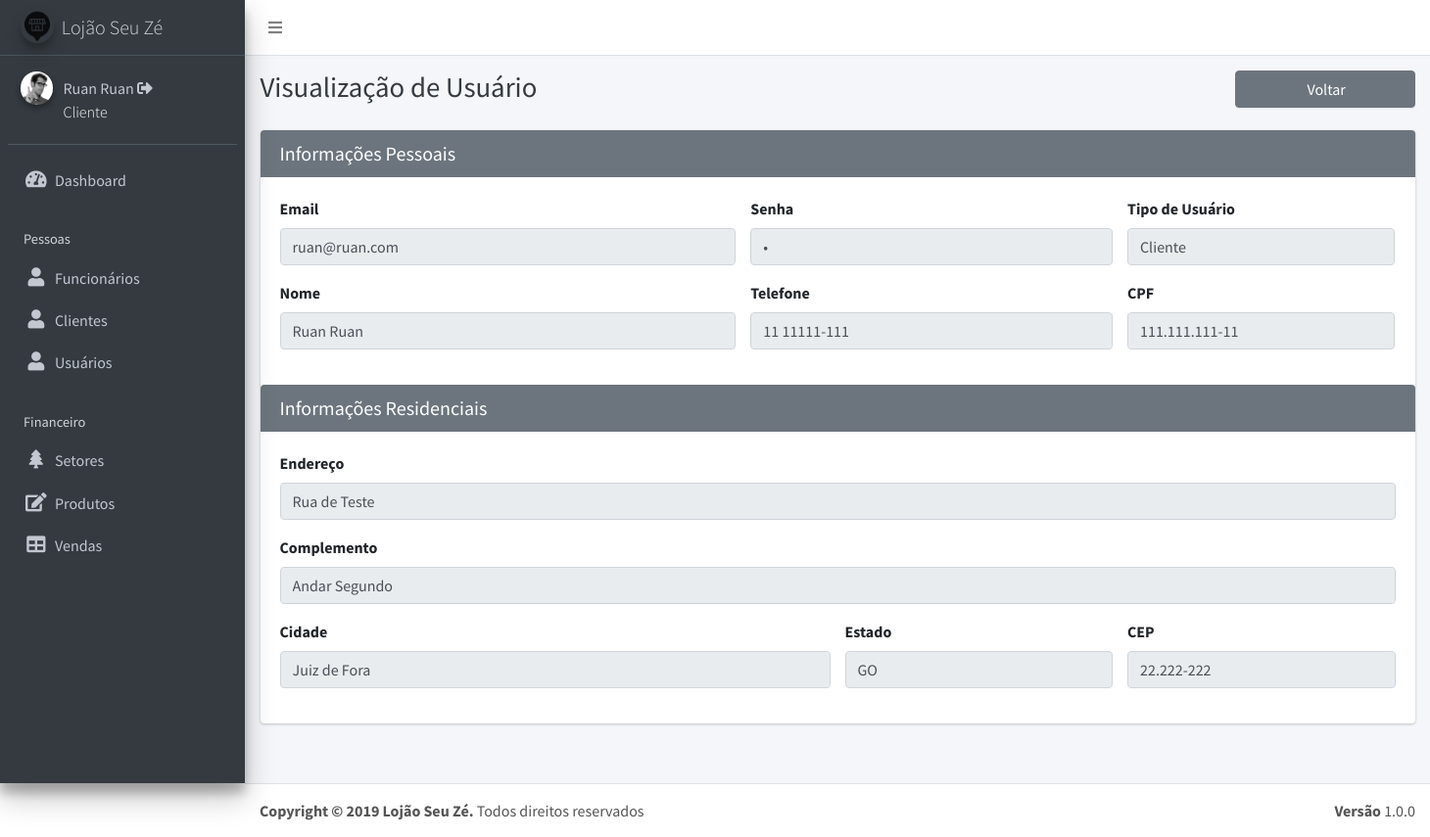
The app's page /viewUsuario.php?id=1 (signed in) with its own data.
### tables this page shows
CREATE TABLE `usuarios` (
  `id` int(11) NOT NULL,
  `email` varchar(20) NOT NULL,
  `senha` varchar(40) NOT NULL,
  `tipo` varchar(11) NOT NULL,
  `nome` varchar(50) NOT NULL,
  `telefone` varchar(12) NOT NULL,
  `cpf` varchar(14) NOT NULL,
  `endereco` varchar(40) NOT NULL,
  `complemento` varchar(40) DEFAULT NULL,
  `cidade` varchar(40) NOT NULL,
  `estado` varchar(40) NOT NULL,
  `cep` varchar(10) NOT NULL
);

### viewUsuario.php (the view, shortened to what this page needs)
<?php require ('header.php'); ?>
<?php require ('dashboard.php'); ?>
  <div class="content-wrapper">
    <div class="content-header">
      <div class="container-fluid">
        <div class="row mb-2">
          <div class="col-sm-6">
            <h1 class="m-0 text-dark">Visualização de Usuário</h1>
          </div>
          <div class="col-sm-4">
          </div>
          <div class="col-sm-2">
            <a href="listaUsuario.php"><button type="button" class="btn btn-block btn-secondary"><i class="nav-icon fa fa-back"></i> Voltar</button></a>
          </div>
        </div>
      </div>
    </div>
    <section class="content">
      <div class="container-fluid">
        <div class="row">
          <section class="col-lg-12 connectedSortable">
          <div class="card card-secondary">
              <div class="card-header">
                <h3 class="card-title">Informações Pessoais</h3>
              </div>
                <?php
                    $id = $_GET['id'];
                    $sql = "SELECT * FROM usuarios WHERE id = $id";
                    $result = $conexao->query($sql);
                    while($row = $result->fetch_assoc())
                    {
                ?>
              <form action="" method="POST" target="_self" role="form">
                <div class="card-body">
                  <div class="row">
                    <div class="form-group col-md-5">
                      <label for="exampleInputEmail1">Email</label>
                      <input type="email" name="email" class="form-control" id="exampleInputEmail1" placeholder="Digite o email" value="<?php echo $row['email'] ?>" disabled>
                    </div>
                    <div class="form-group col-md-4">
                      <label for="exampleInputPassword1">Senha</label>
                      <input type="password" name="senha" class="form-control" id="exampleInputPassword1" placeholder="Digite a senha" value="<?php echo $row['senha'] ?>" disabled>
                    </div>
                    <div class="form-group col-md-3">
                      <label>Tipo de Usuário</label>
                      <input type="text" name="tipo" class="form-control" id="exampleInputEmail1" value="<?php echo $row['tipo'] ?>" disabled>
                    </div>
                  </div>
                  <div class="row">
                    <div class="form-group col-md-5">
                      <label for="exampleInputEmail1">Nome</label>
                      <input type="text" name="nome" class="form-control" id="exampleInputEmail1" placeholder="Digite o nome" value="<?php echo $row['nome'] ?>" disabled>
                    </div>
                    <div class="form-group col-md-4">
                      <label for="exampleInputEmail1">Telefone</label>
                      <input type="text" name="telefone" class="form-control" id="exampleInputEmail1"  placeholder="(11) 11111-1111" onkeypress="mascara(this, '## #####-####')"  maxlength="13" value="<?php echo $row['telefone'] ?>" disabled>
                    </div>
                    <div class="form-group col-md-3">
                      <label for="exampleInputEmail1">CPF</label>
                      <input type="text" name="cpf" class="form-control" id="exampleInputEmail1" placeholder="111.111.111-11" onkeypress="mascara(this, '###.###.###-##')"  maxlength="14" value="<?php echo $row['cpf'] ?>" disabled>
                    </div>
                  </div>
                </div>
                <div class="card-header">
                  <h3 class="card-title">Informações Residenciais</h3>
                </div>
                <div class="card-body">
                  <div class="row">
                      <div class="form-group col-md-12">
                        <label for="exampleInputEmail1">Endereço</label>
                        <input type="text" name="endereco" class="form-control" id="exampleInputEmail1" placeholder="Av. Rio Branco" value="<?php echo $row['endereco'] ?>" disabled>
                      </div>
                  </div>
                  <div class="row">
                      <div class="form-group col-md-12">
                        <label for="exampleInputEmail1">Complemento</label>
                        <input type="text" name="complemento" class="form-control" id="inputAddress2" placeholder="Apartmento, estudio, or andar" value="<?php echo $row['complemento'] ?>" disabled>
                      </div>
                  </div>
                  <div class="row">
                    <div class="form-group col-md-6">
                      <label for="exampleInputEmail1">Cidade</label>
                      <input type="text" name="cidade" class="form-control" id="inputCity" placeholder="Juiz de Fora" value="<?php echo $row['cidade'] ?>" disabled>
                    </div>
                    <div class="form-group col-md-3">
                      <label>Estado</label>
                      <input type="text" name="estado" class="form-control" id="inputCity" value="<?php echo $row['estado'] ?>" disabled>
                    </div>
                    <div class="form-group col-md-3">
                      <label for="inputZip">CEP</label>
                      <input type="text" name="cep" class="form-control" id="cep" onkeypress="mascara(this, '##.###-###')" placeholder="11.111-111" maxlength="10" value="<?php echo $row['cep'] ?>" disabled>
                    </div>
                  </div>
                </div>
              </form>
            <?php } ?>
            </div>
          </div>
          </section>
        </div>
      </div>
<?php require ('footer.php');?>

### records on screen
usuarios: email "ruan@ruan.com", tipo "Cliente", nome "Ruan Ruan", telefone "11 11111-111", cpf "111.111.111-11", endereco "Rua de Teste", complemento "Andar Segundo", cidade "Juiz de Fora", estado "GO", cep "22.222-222"

### other values on screen
$_SESSION['nome'] "Ruan Ruan"
$_SESSION['tipo'] "Cliente"
